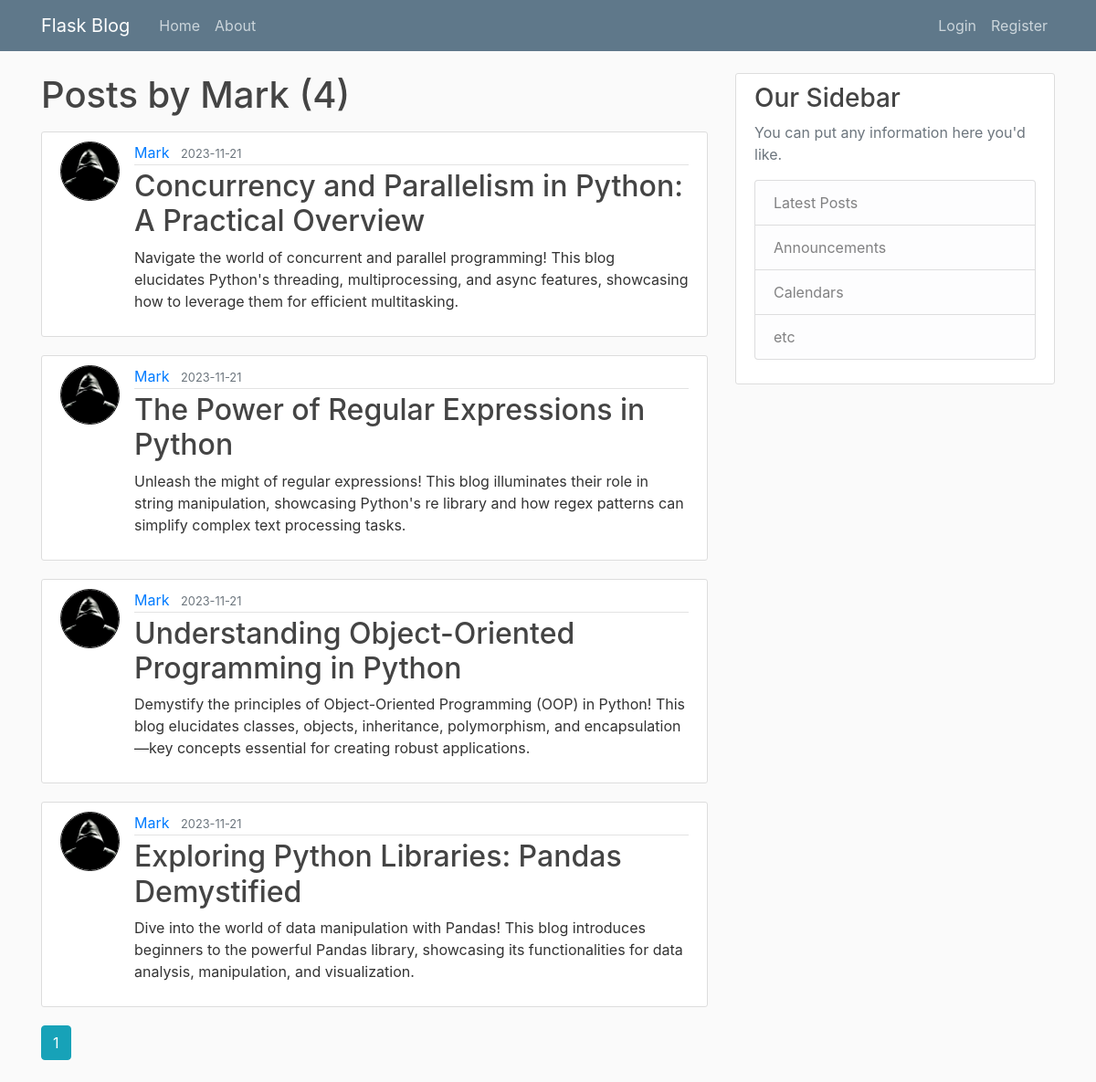
Page /user/Mark on the earlier database version.
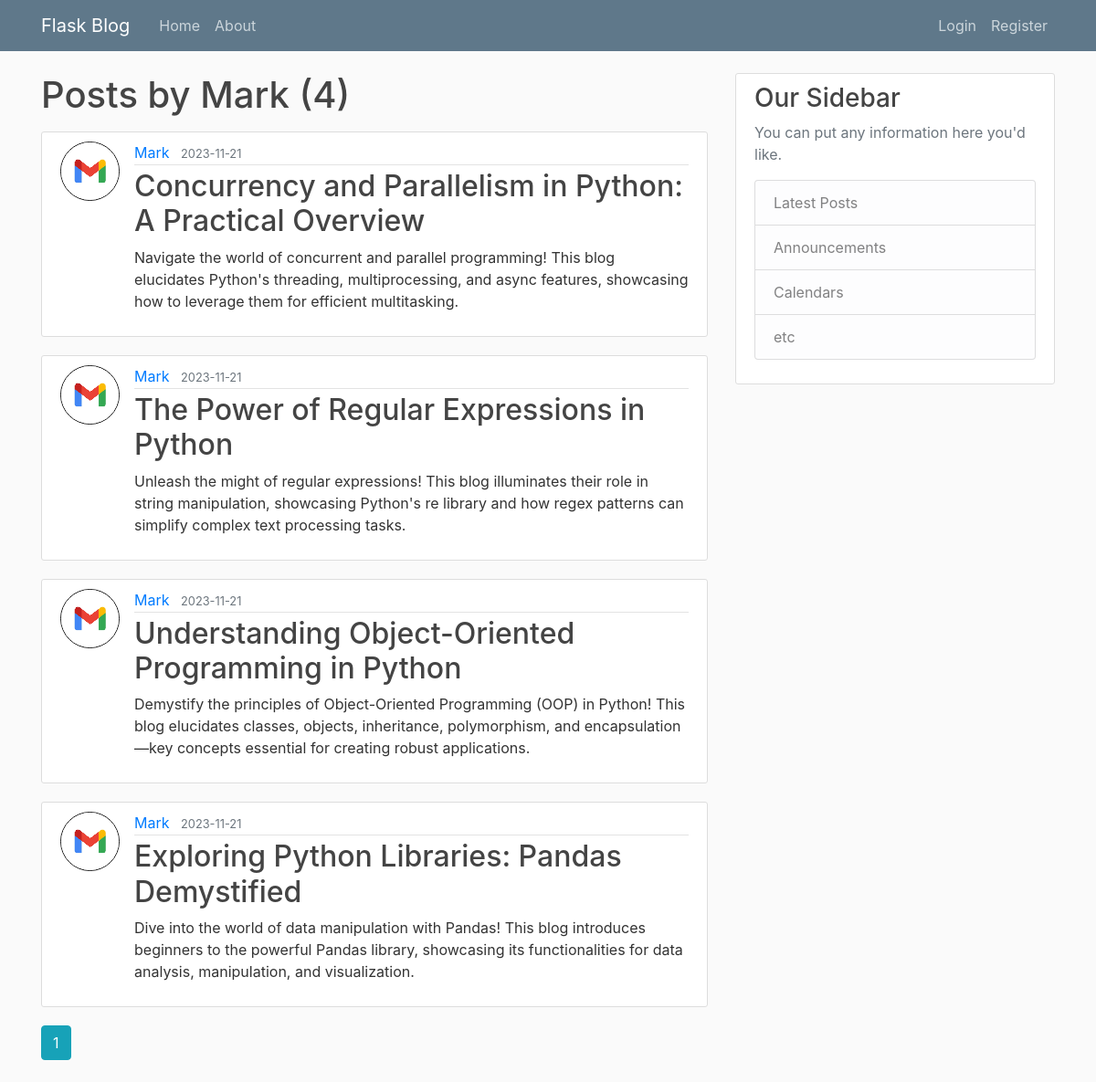
Same page on the later database version.
### flaskblog/models.py (models this page shows, shortened)
class Post(db.Model):
    id = db.Column(db.Integer, primary_key=True)
    title = db.Column(db.String(100), nullable=False)
    date_posted = db.Column(db.DateTime, nullable=False, default=datetime.utcnow)
    content = db.Column(db.Text, nullable=False)
    user_id = db.Column(db.Integer, db.ForeignKey("user.id"), nullable=True)

class User(db.Model, UserMixin):
    id = db.Column(db.Integer, primary_key=True)
    username = db.Column(db.String(20), unique=True, nullable=False)
    email = db.Column(db.String(120), unique=True, nullable=False)
    image_file = db.Column(db.String(20), nullable=False, default="default.jpg")
    password = db.Column(db.String(60), nullable=False)
    post = db.relationship("Post", backref="author", lazy=True)

### flaskblog/routes.py (the view)
@app.route("/user/<string:username>")
def user_posts(username):
    page = request.args.get("page", 1, type=int)
    user = User.query.filter_by(username=username).first_or_404()
    posts = (
        Post.query.filter_by(author=user)
        .order_by(Post.date_posted.desc())
        .paginate(page=page, per_page=5)
    )
    return render_template("user_posts.html", posts=posts, user=user)

### flaskblog/templates/user_posts.html
{% extends "base.html" %}
{% block content %}
<h1 class="mb-3">Posts by {{ user.username }} ({{ posts.total }})</h1>
{% for post in posts.items %}
<article class="media content-section">
    <img class="rounded-circle article-img"
        src="{{ url_for('static', filename='profile_pics/' + post.author.image_file) }}">
    <div class="media-body">
        <div class="article-metadata">
            <a class="mr-2" href="{{ url_for('user_posts', username=post.author.username) }}">{{ post.author.username
                }}</a>
            <small class="text-muted">{{ post.date_posted.strftime('%Y-%m-%d') }}</small>
        </div>
        <h2><a class="article-title" href="{{ url_for('post', post_id=post.id) }}">{{ post.title }}</a></h2>
        <p class="article-content">{{ post.content }}</p>
    </div>
</article>
{% endfor %}
{% for page_num in posts.iter_pages(left_edge=1, right_edge=1, left_current=1, right_current=2) %}
{% if page_num %}
{% if posts.page == page_num %}
<a class="btn btn-info mb-4" href="{{ url_for('user_posts', username=user.username, page=page_num) }}">{{ page_num
    }}</a>
{% else %}
<a class="btn btn-outline-info mb-4" href="{{ url_for('user_posts', username=user.username, page=page_num) }}">{{
    page_num }}</a>
{% endif %}
{% else %}
...
{% endif %}
{% endfor %}
{% endblock content %}

Differences in the rows shown:
changed through a linked row, Post "Concurrency and Parallelism in Python: A Practical Overview": image_file: picture added in place of a placeholder
changed through a linked row, Post "The Power of Regular Expressions in Python": image_file: picture added in place of a placeholder
changed through a linked row, Post "Understanding Object-Oriented Programming in Python": image_file: picture added in place of a placeholder
changed through a linked row, Post "Exploring Python Libraries: Pandas Demystified": image_file: picture added in place of a placeholder
